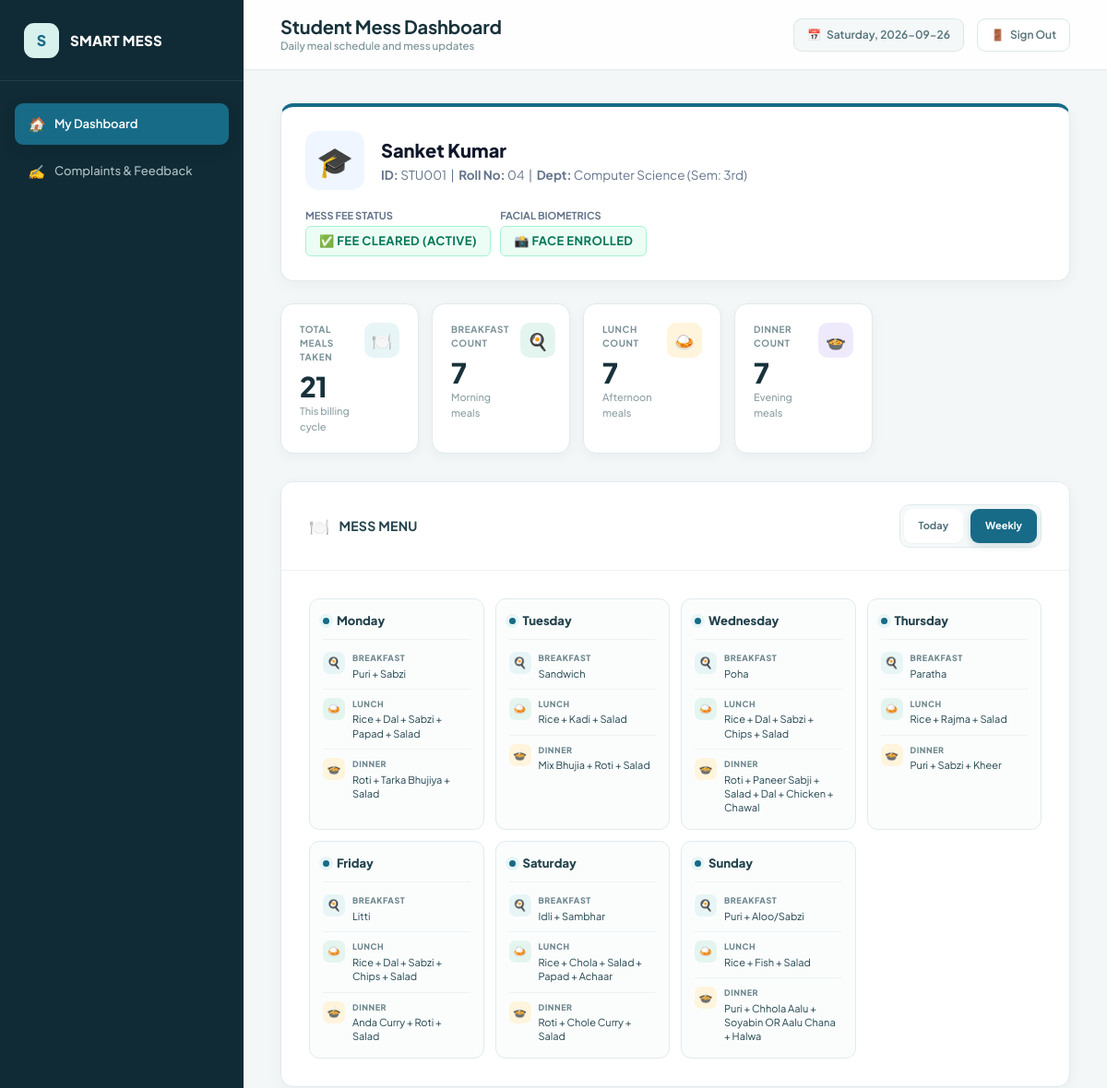
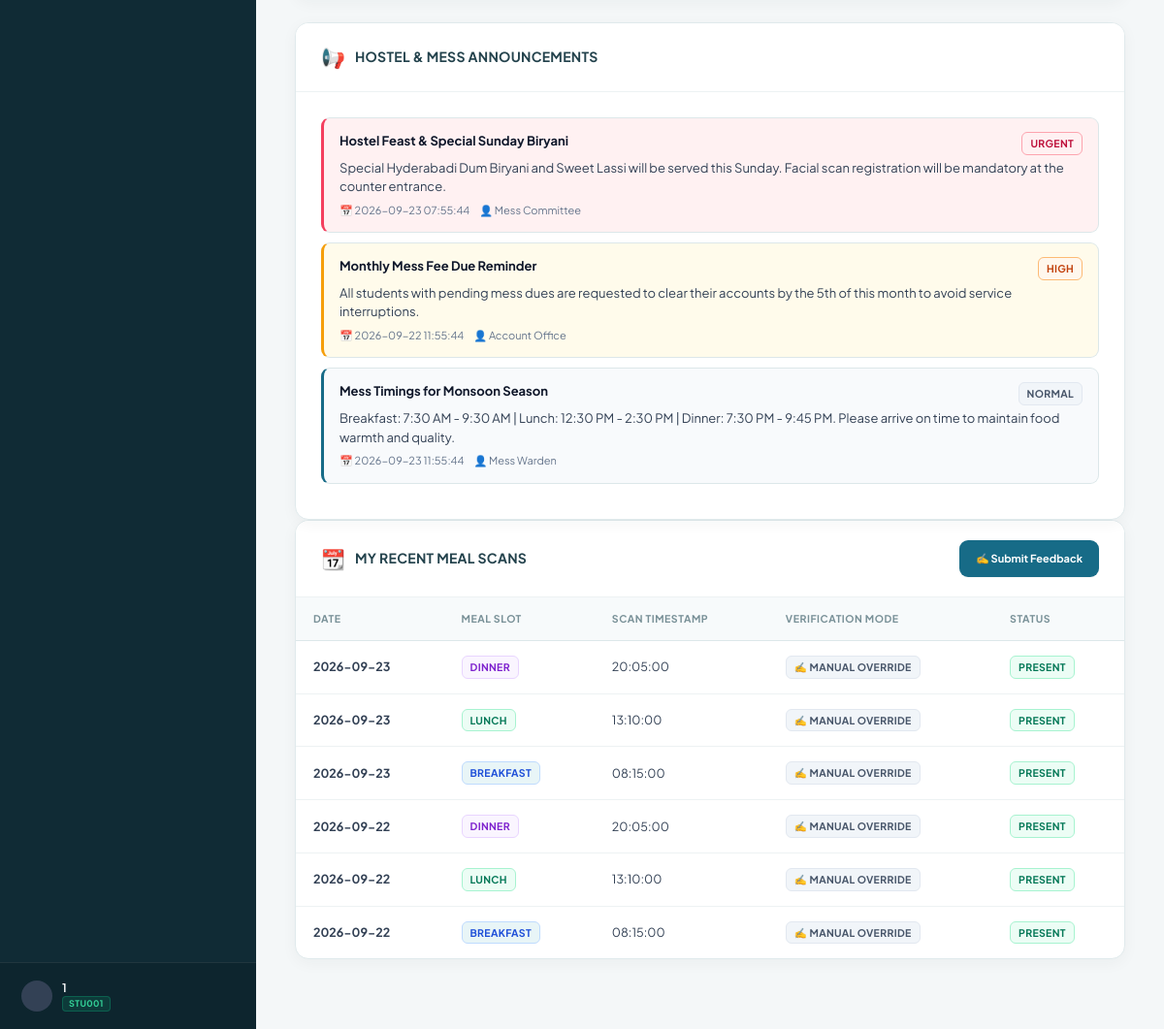
The app's page /student/dashboard?menu_view=weekly (signed in) with its own data (2 pictures, top to bottom).
### tables this page shows
CREATE TABLE students (
        id INTEGER PRIMARY KEY AUTOINCREMENT,
        student_id TEXT UNIQUE NOT NULL,
        full_name TEXT NOT NULL,
        roll_number TEXT UNIQUE NOT NULL,
        branch TEXT NOT NULL,
        semester TEXT NOT NULL,
        mobile_number TEXT NOT NULL,
        password_hash TEXT NOT NULL,
        payment_status TEXT DEFAULT 'Unpaid',
        face_registered INTEGER DEFAULT 0,
        face_image_path TEXT,
        registration_date TEXT NOT NULL
    );

CREATE TABLE menu (
        id INTEGER PRIMARY KEY AUTOINCREMENT,
        day_of_week TEXT NOT NULL,
        meal_type TEXT NOT NULL,
        items TEXT NOT NULL,
        special_notes TEXT,
        availability_status TEXT NOT NULL DEFAULT 'Available',
        updated_at TEXT NOT NULL,
        UNIQUE (day_of_week, meal_type)
    );

CREATE TABLE notices (
        id INTEGER PRIMARY KEY AUTOINCREMENT,
        title TEXT NOT NULL,
        content TEXT NOT NULL,
        priority TEXT DEFAULT 'Normal',
        created_by TEXT DEFAULT 'Mess Admin',
        created_at TEXT NOT NULL
    );

CREATE TABLE attendance (
        id INTEGER PRIMARY KEY AUTOINCREMENT,
        student_id TEXT NOT NULL,
        date TEXT NOT NULL,
        time TEXT NOT NULL,
        meal TEXT NOT NULL,
        status TEXT DEFAULT 'Present',
        marked_by TEXT DEFAULT 'Admin',
        FOREIGN KEY (student_id) REFERENCES students(student_id) ON DELETE CASCADE,
        UNIQUE (student_id, date, meal)
    );

### app.py (the view, shortened to what this page needs)
@app.route("/student/dashboard")
@student_required
def student_dashboard():
    student_id = session.get("student_id")
    current_day = datetime.now().strftime("%A")
    menu_view = request.args.get("menu_view", "today")
    conn = get_db_connection()
    cursor = conn.cursor()
    cursor.execute("""
    SELECT student_id, full_name, roll_number, branch, semester, mobile_number, payment_status, face_registered, registration_date
    FROM students
    WHERE student_id = ?
    """, (student_id,))
    student = cursor.fetchone()
    days = ["Monday", "Tuesday", "Wednesday", "Thursday", "Friday", "Saturday", "Sunday"]
    weekly_menu = {}
    for day in days:
        cursor.execute("SELECT meal_type, items, special_notes, availability_status FROM menu WHERE day_of_week = ?", (day,))
        day_rows = cursor.fetchall()
        weekly_menu[day] = {row["meal_type"]: {"items": row["items"], "special_notes": row["special_notes"], "availability_status": row["availability_status"]} for row in day_rows}
    cursor.execute("SELECT meal_type, items, special_notes, availability_status FROM menu WHERE day_of_week = ?", (current_day,))
    menu_rows = cursor.fetchall()
    today_menu = {row["meal_type"]: {"items": row["items"], "special_notes": row["special_notes"], "availability_status": row["availability_status"]} for row in menu_rows}
    cursor.execute("SELECT COUNT(*) FROM attendance WHERE student_id = ?", (student_id,))
    total_meals = cursor.fetchone()[0]
    cursor.execute("SELECT COUNT(*) FROM attendance WHERE student_id = ? AND meal = 'Breakfast'", (student_id,))
    breakfast_count = cursor.fetchone()[0]
    cursor.execute("SELECT COUNT(*) FROM attendance WHERE student_id = ? AND meal = 'Lunch'", (student_id,))
    lunch_count = cursor.fetchone()[0]
    cursor.execute("SELECT COUNT(*) FROM attendance WHERE student_id = ? AND meal = 'Dinner'", (student_id,))
    dinner_count = cursor.fetchone()[0]
    cursor.execute("""
    SELECT id, date, time, meal, status, marked_by
    FROM attendance
    WHERE student_id = ?
    ORDER BY date DESC, time DESC
    LIMIT 6
    """, (student_id,))
    recent_logs = cursor.fetchall()
    cursor.execute("SELECT id, title, content, priority, created_by, created_at FROM notices ORDER BY id DESC LIMIT 5")
    notices = cursor.fetchall()
    cursor.execute("""
    SELECT complaint_id, category, title, status, admin_response, created_at
    FROM complaints
    WHERE student_id = ?
    ORDER BY id DESC LIMIT 3
    """, (student_id,))
    my_complaints = cursor.fetchall()
    now_str = datetime.now().strftime("%Y-%m-%dT%H:%M")
    cursor.execute("""
    SELECT * FROM polls WHERE start_time <= ? AND end_time >= ? ORDER BY id DESC
    """, (now_str, now_str))
    active_poll_rows = cursor.fetchall()
    active_polls = []
    conn.close()
    return render_template(
        "student/dashboard.html",
        student=student,
        today_menu=today_menu,
        weekly_menu=weekly_menu,
        days=days,
        menu_view=menu_view,
        current_day=current_day,
        total_meals=total_meals,
        breakfast_count=breakfast_count,
        lunch_count=lunch_count,
        dinner_count=dinner_count,
        recent_attendance=recent_logs,
        recent_logs=recent_logs,
        notices=notices,
        my_complaints=my_complaints,
        active_polls=active_polls
    )

### app.py (called while the page is built)
def student_required(f):
    @wraps(f)
    def decorated_function(*args, **kwargs):
        if "user_role" not in session or session["user_role"] != "student":
            flash("Please log in with your Student ID to access the student portal.", "warning")
            return redirect(url_for("login"))
        return f(*args, **kwargs)
    return decorated_function

@app.context_processor
def inject_global_vars():
    now = datetime.now()
    return {
        "current_year": now.year,
        "current_date": now.strftime("%Y-%m-%d"),
        "current_day": now.strftime("%A"),
        "user_role": session.get("user_role"),
        "user_name": session.get("user_name"),
        "user_id": session.get("user_id"),
        "student_id": session.get("student_id")
    }

### database.py (called while the page is built)
def get_db_connection():
    conn = sqlite3.connect(DB_PATH)
    conn.row_factory = sqlite3.Row
    conn.execute("PRAGMA foreign_keys = ON;")
    return conn

### templates/student/dashboard.html (shortened to what this page needs)
{% extends "base.html" %}
{% block page_title %}Student Mess Dashboard{% endblock %}
{% block page_subtitle %}Daily meal schedule and mess updates{% endblock %}
{% block content %}
<div class="card" style="border-top: 4px solid var(--primary);">
  <div class="card-body">
    <div style="display: flex; align-items: center; justify-content: space-between; flex-wrap: wrap; gap: 20px;">
      <div style="display: flex; align-items: center; gap: 18px;">
        <div style="width: 64px; height: 64px; border-radius: var(--radius-lg); background: #eff6ff; display: flex; align-items: center; justify-content: center; font-size: 32px;">
          🎓
        </div>
        <div>
          <h3 style="font-size: 20px; font-weight: 800; color: #0f172a;">{{ student['full_name'] }}</h3>
          <div style="font-size: 13.5px; color: #64748b; margin-top: 2px;">
            <strong>ID:</strong> {{ student['student_id'] }} &nbsp;|&nbsp;
            <strong>Roll No:</strong> {{ student['roll_number'] }} &nbsp;|&nbsp;
            <strong>Dept:</strong> {{ student['branch'] }} (Sem: {{ student['semester'] }})
          </div>
        </div>
      </div>
      <div style="display: flex; gap: 10px; align-items: center;">
        <div>
          <div style="font-size: 11px; color: #64748b; font-weight: 700; text-transform: uppercase;">Mess Fee Status</div>
          <span class="badge badge-{{ student['payment_status'] | lower }}" style="font-size: 13px; padding: 6px 14px; margin-top: 2px;">
            {% if student['payment_status'] == 'Paid' %}
              ✅ Fee Cleared (Active)
            {% elif student['payment_status'] == 'Unpaid' %}
              ⚠️ Fee Overdue (Please Pay)
            {% else %}
              ⏳ Verification Pending
            {% endif %}
          </span>
        </div>
        <div>
          <div style="font-size: 11px; color: #64748b; font-weight: 700; text-transform: uppercase;">Facial Biometrics</div>
          {% if student['face_registered'] == 1 %}
            <span class="badge badge-paid" style="font-size: 13px; padding: 6px 14px; margin-top: 2px;">
              📸 Face Enrolled
            </span>
          {% else %}
            <span class="badge badge-unpaid" style="font-size: 13px; padding: 6px 14px; margin-top: 2px;">
              ❌ Visit Warden to Enroll
            </span>
          {% endif %}
        </div>
      </div>
    </div>
  </div>
</div>
<div class="metrics-grid">
  <div class="metric-card">
    <div class="metric-info">
      <h3>Total Meals Taken</h3>
      <div class="metric-number">{{ total_meals }}</div>
      <div class="metric-sub">This billing cycle</div>
    </div>
    <div class="metric-icon icon-blue">🍽️</div>
  </div>
  <div class="metric-card">
    <div class="metric-info">
      <h3>Breakfast Count</h3>
      <div class="metric-number">{{ breakfast_count }}</div>
      <div class="metric-sub">Morning meals</div>
    </div>
    <div class="metric-icon icon-emerald">🍳</div>
  </div>
  <div class="metric-card">
    <div class="metric-info">
      <h3>Lunch Count</h3>
      <div class="metric-number">{{ lunch_count }}</div>
      <div class="metric-sub">Afternoon meals</div>
    </div>
    <div class="metric-icon icon-amber">🍛</div>
  </div>
  <div class="metric-card">
    <div class="metric-info">
      <h3>Dinner Count</h3>
      <div class="metric-number">{{ dinner_count }}</div>
      <div class="metric-sub">Evening meals</div>
    </div>
    <div class="metric-icon icon-purple">🍲</div>
  </div>
</div>
<div class="student-dashboard-sections">
  <div class="card dashboard-menu">
    <div class="card-header">
      <div class="card-title">
        <span>🍽️</span>
        <h3>Mess Menu</h3>
      </div>
      <div style="display:flex; gap:8px;">
        <a href="{{ url_for('student_dashboard', menu_view='today') }}" class="btn btn-secondary btn-sm {% if menu_view == 'today' %}active{% endif %}">Today</a>
        <a href="{{ url_for('student_dashboard', menu_view='weekly') }}" class="btn btn-secondary btn-sm {% if menu_view == 'weekly' %}active{% endif %}">Weekly</a>
      </div>
    </div>
    <div class="card-body">
      {% if menu_view == 'weekly' %}
        <div class="weekly-menu-grid">
          {% for day in days %}
            <section class="weekly-day-card">
              <div class="weekly-day-heading">
                <span class="weekly-day-dot"></span>
                <h4>{{ day }}</h4>
              </div>
              <div class="weekly-meals">
            {% for meal_name in ['Breakfast', 'Lunch', 'Dinner'] %}
              {% set meal_info = weekly_menu.get(day, {}).get(meal_name, {}) %}
              <div class="weekly-meal weekly-meal-{{ meal_name | lower }}">
                <span class="weekly-meal-icon">{% if meal_name == 'Breakfast' %}🍳{% elif meal_name == 'Lunch' %}🍛{% else %}🍲{% endif %}</span>
                <div class="weekly-meal-content">
                  <span class="weekly-meal-name">{{ meal_name }}</span>
                  <span class="weekly-meal-items {% if meal_info.get('availability_status') == 'Not Available' %}meal-unavailable{% endif %}">
                    {% if meal_info.get('availability_status') == 'Not Available' %}Not available{% else %}{{ meal_info.get('items', 'Not configured') }}{% endif %}
                  </span>
                </div>
              </div>
            {% endfor %}
              </div>
            </section>
          {% endfor %}
        </div>
      {% endif %}
    </div>
  </div>
  <div class="card student-announcements">
    <div class="card-header">
      <div class="card-title">
        <span style="font-size: 20px;">📢</span>
        <h3>Hostel & Mess Announcements</h3>
      </div>
    </div>
    <div class="card-body" style="max-height: 340px; overflow-y: auto;">
      {% for n in notices %}
        <div class="notice-item priority-{{ n['priority'] | lower }}">
          <div class="notice-header">
            <div class="notice-title">{{ n['title'] }}</div>
            <span class="badge badge-{{ n['priority'] | lower }}">{{ n['priority'] }}</span>
          </div>
          <p style="font-size: 13px; color: #334155; margin-top: 4px;">{{ n['content'] }}</p>
          <div class="notice-meta">
            <span>📅 {{ n['created_at'] }}</span>
            <span>👤 {{ n['created_by'] }}</span>
          </div>
        </div>
      {% else %}
        <div style="text-align: center; color: var(--text-muted); padding: 30px;">
          No active hostel notices right now.
        </div>
      {% endfor %}
    </div>
  </div>
</div>
<div class="card">
  <div class="card-header">
    <div class="card-title">
      <span style="font-size: 20px;">📆</span>
      <h3>My Recent Meal Scans</h3>
    </div>
    <div>
      <a href="{{ url_for('student_complaints') }}" class="btn btn-primary btn-sm">✍️ Submit Feedback</a>
    </div>
  </div>
  <div class="card-body" style="padding: 0;">
    <div class="table-responsive">
      <table class="custom-table">
        <thead>
          <tr>
            <th>Date</th>
            <th>Meal Slot</th>
            <th>Scan Timestamp</th>
            <th>Verification Mode</th>
            <th>Status</th>
          </tr>
        </thead>
        <tbody>
          {% for r in recent_attendance %}
            <tr>
              <td><strong>{{ r['date'] }}</strong></td>
              <td><span class="badge badge-{{ r['meal'] | lower }}">{{ r['meal'] }}</span></td>
              <td>{{ r['time'] }}</td>
              <td>
                {% if r['marked_by'] == 'Face Recognition' %}
                  <span class="badge badge-paid">📸 Face Verified</span>
                {% else %}
                  <span class="badge badge-normal">✍️ Manual Override</span>
                {% endif %}
              </td>
              <td><span class="badge badge-paid">Present</span></td>
            </tr>
          {% else %}
            <tr>
              <td colspan="5" style="text-align: center; color: var(--text-muted); padding: 28px;">
                No meal attendance records recorded yet this month.
              </td>
            </tr>
          {% endfor %}
        </tbody>
      </table>
    </div>
  </div>
</div>
{% endblock %}

### records on screen
students: full_name "Sanket Kumar", student_id "STU001", roll_number "04", branch "Computer Science", semester "3rd"
menu: get "Puri + Sabzi"
menu: get "Rice + Dal + Sabzi + Papad + Salad"
menu: get "Roti + Tarka Bhujiya + Salad"
menu: get "Sandwich"
menu: get "Rice + Kadi + Salad"
menu: get "Mix Bhujia + Roti + Salad"
menu: get "Poha"
menu: get "Rice + Dal + Sabzi + Chips + Salad"
menu: get "Roti + Paneer Sabji + Salad + Dal + Chicken + Chawal"
menu: get "Paratha"
menu: get "Rice + Rajma + Salad"
menu: get "Puri + Sabzi + Kheer"
menu: get "Litti"
menu: get "Rice + Dal + Sabzi + Chips + Salad"
menu: get "Anda Curry + Roti + Salad"
menu: get "Idli + Sambhar"
menu: get "Rice + Chola + Salad + Papad + Achaar"
menu: get "Roti + Chole Curry + Salad"
menu: get "Puri + Aloo/Sabzi"
menu: get "Rice + Fish + Salad"
menu: get "Puri + Chhola Aalu + Soyabin OR Aalu Chana + Halwa"
notices: title "Hostel Feast & Special Sunday Biryani", priority "URGENT", content "Special Hyderabadi Dum Biryani and Sweet Lassi will be served this Sunday. Facial scan registration will be mandatory at the counter entrance.", created_at "2026-09-23 07:55:44", created_by "Mess Committee"
notices: title "Monthly Mess Fee Due Reminder", priority "HIGH", content "All students with pending mess dues are requested to clear their accounts by the 5th of this month to avoid service interruptions.", created_at "2026-09-22 11:55:44", created_by "Account Office"
notices: title "Mess Timings for Monsoon Season", priority "NORMAL", content "Breakfast: 7:30 AM - 9:30 AM | Lunch: 12:30 PM - 2:30 PM | Dinner: 7:30 PM - 9:45 PM. Please arrive on time to maintain food warmth and quality.", created_at "2026-09-23 11:55:44", created_by "Mess Warden"
attendance: date "2026-09-23", meal "DINNER", time "20:05:00", marked_by "✍️ MANUAL OVERRIDE"
attendance: date "2026-09-23", meal "LUNCH", time "13:10:00", marked_by "✍️ MANUAL OVERRIDE"
attendance: date "2026-09-23", meal "BREAKFAST", time "08:15:00", marked_by "✍️ MANUAL OVERRIDE"
attendance: date "2026-09-22", meal "DINNER", time "20:05:00", marked_by "✍️ MANUAL OVERRIDE"
attendance: date "2026-09-22", meal "LUNCH", time "13:10:00", marked_by "✍️ MANUAL OVERRIDE"
attendance: date "2026-09-22", meal "BREAKFAST", time "08:15:00", marked_by "✍️ MANUAL OVERRIDE"

### other values on screen
{{ user_name or 'User' }} "1"
{{ student_id }} "STU001"
{{ total_meals }} "21"
{{ breakfast_count }} "7"
{{ lunch_count }} "7"
{{ dinner_count }} "7"
{{ day }} "Monday" "Tuesday" "Wednesday" "Thursday" "Friday" "Saturday" "Sunday"
{{ meal_name }} "BREAKFAST" "LUNCH" "DINNER" "BREAKFAST" "LUNCH" "DINNER" "BREAKFAST" "LUNCH" "DINNER" "BREAKFAST" "LUNCH" "DINNER" "BREAKFAST" "LUNCH" "DINNER" "BREAKFAST" "LUNCH" "DINNER" "BREAKFAST" "LUNCH" "DINNER"
